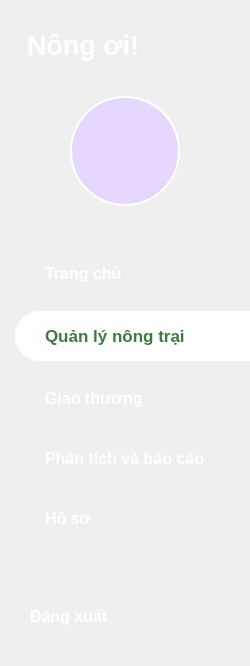
    <widget class="QFrame" name="sidebar">
     <property name="minimumSize">
      <size>
       <width>250</width>
       <height>0</height>
      </size>
     </property>
     <property name="maximumSize">
      <size>
       <width>250</width>
       <height>16777215</height>
      </size>
     </property>
     <property name="styleSheet">
      <string notr="true">QFrame#sidebar {
    background-color: #3E7B40;
}</string>
     </property>
     <layout class="QVBoxLayout" name="verticalLayout_sidebar">
      <property name="spacing">
       <number>15</number>
      </property>
      <property name="leftMargin">
       <number>0</number>
      </property>
      <property name="topMargin">
       <number>30</number>
      </property>
      <property name="rightMargin">
       <number>0</number>
      </property>
      <property name="bottomMargin">
       <number>30</number>
      </property>
      <item>
       <widget class="QLabel" name="lbl_logo">
        <property name="styleSheet">
         <string notr="true">color: white;
font-size: 20pt;
font-weight: bold;
padding-left: 20px;</string>
        </property>
        <property name="text">
         <string>Nông ơi!</string>
        </property>
       </widget>
      </item>
      <item>
       <spacer name="verticalSpacer_avatar_top">
        <property name="orientation">
         <enum>Qt::Vertical</enum>
        </property>
        <property name="sizeType">
         <enum>QSizePolicy::Fixed</enum>
        </property>
        <property name="sizeHint" stdset="0">
         <size>
          <width>20</width>
          <height>20</height>
         </size>
        </property>
       </spacer>
      </item>
      <item>
       <layout class="QHBoxLayout" name="avatar_layout">
        <item>
         <widget class="QLabel" name="lbl_avatar">
          <property name="minimumSize">
           <size>
            <width>110</width>
            <height>110</height>
           </size>
          </property>
          <property name="maximumSize">
           <size>
            <width>110</width>
            <height>110</height>
           </size>
          </property>
          <property name="styleSheet">
           <string notr="true">background-color: #E6D7FF; border-radius: 55px; border: 2px solid white;</string>
          </property>
          <property name="text">
           <string/>
          </property>
          <property name="pixmap">
           <pixmap>../Hình ảnh/icon_user_purple.png</pixmap>
          </property>
          <property name="scaledContents">
           <bool>true</bool>
          </property>
          <property name="alignment">
           <set>Qt::AlignCenter</set>
          </property>
         </widget>
        </item>
       </layout>
      </item>
      <item>
       <spacer name="verticalSpacer_menu_top">
        <property name="orientation">
         <enum>Qt::Vertical</enum>
        </property>
        <property name="sizeType">
         <enum>QSizePolicy::Fixed</enum>
        </property>
        <property name="sizeHint" stdset="0">
         <size>
          <width>20</width>
          <height>30</height>
         </size>
        </property>
       </spacer>
      </item>
      <item>
       <widget class="QPushButton" name="btn_menu_trang_chu">
        <property name="minimumSize">
         <size>
          <width>0</width>
          <height>45</height>
         </size>
        </property>
        <property name="cursor">
         <cursorShape>PointingHandCursor</cursorShape>
        </property>
        <property name="styleSheet">
         <string notr="true">QPushButton { background-color: transparent; color: white; font-size: 12pt; font-weight: bold; text-align: left; padding-left: 45px; border: none; } QPushButton:hover { color: #DDF3B9; }</string>
        </property>
        <property name="text">
         <string>Trang chủ</string>
        </property>
       </widget>
      </item>
      <item>
       <widget class="QPushButton" name="btn_menu_quan_ly">
        <property name="minimumSize">
         <size>
          <width>0</width>
          <height>50</height>
         </size>
        </property>
        <property name="cursor">
         <cursorShape>PointingHandCursor</cursorShape>
        </property>
        <property name="styleSheet">
         <string notr="true">QPushButton { background-color: #FFFFFF; color: #3E7B40; font-size: 13pt; font-weight: bold; text-align: left; padding-left: 30px; border: none; border-top-left-radius: 25px; border-bottom-left-radius: 25px; margin-left: 15px; }</string>
        </property>
        <property name="text">
         <string>Quản lý nông trại</string>
        </property>
       </widget>
      </item>
      <item>
       <widget class="QPushButton" name="btn_menu_giao_thuong">
        <property name="minimumSize">
         <size>
          <width>0</width>
          <height>45</height>
         </size>
        </property>
        <property name="cursor">
         <cursorShape>PointingHandCursor</cursorShape>
        </property>
        <property name="styleSheet">
         <string notr="true">QPushButton { background-color: transparent; color: white; font-size: 12pt; font-weight: bold; text-align: left; padding-left: 45px; border: none; } QPushButton:hover { color: #DDF3B9; }</string>
        </property>
        <property name="text">
         <string>Giao thương</string>
        </property>
       </widget>
      </item>
      <item>
       <widget class="QPushButton" name="btn_menu_phan_tich">
        <property name="minimumSize">
         <size>
          <width>0</width>
          <height>45</height>
         </size>
        </property>
        <property name="cursor">
         <cursorShape>PointingHandCursor</cursorShape>
        </property>
        <property name="styleSheet">
         <string notr="true">QPushButton { background-color: transparent; color: white; font-size: 12pt; font-weight: bold; text-align: left; padding-left: 45px; border: none; } QPushButton:hover { color: #DDF3B9; }</string>
        </property>
        <property name="text">
         <string>Phân tích và báo cáo</string>
        </property>
       </widget>
      </item>
      <item>
       <widget class="QPushButton" name="btn_menu_ho_so">
        <property name="minimumSize">
         <size>
          <width>0</width>
          <height>45</height>
         </size>
        </property>
        <property name="cursor">
         <cursorShape>PointingHandCursor</cursorShape>
        </property>
        <property name="styleSheet">
         <string notr="true">QPushButton { background-color: transparent; color: white; font-size: 12pt; font-weight: bold; text-align: left; padding-left: 45px; border: none; } QPushButton:hover { color: #DDF3B9; }</string>
        </property>
        <property name="text">
         <string>Hồ sơ</string>
        </property>
       </widget>
      </item>
      <item>
       <spacer name="verticalSpacer_sidebar_bottom">
        <property name="orientation">
         <enum>Qt::Vertical</enum>
        </property>
        <property name="sizeHint" stdset="0">
         <size>
          <width>20</width>
          <height>40</height>
         </size>
        </property>
       </spacer>
      </item>
      <item>
       <widget class="QPushButton" name="btn_dang_xuat">
        <property name="minimumSize">
         <size>
          <width>0</width>
          <height>40</height>
         </size>
        </property>
        <property name="cursor">
         <cursorShape>PointingHandCursor</cursorShape>
        </property>
        <property name="styleSheet">
         <string notr="true">QPushButton { background-color: transparent; color: white; font-size: 12pt; font-weight: bold; text-align: left; padding-left: 30px; border: none; } QPushButton:hover { color: #FFB3B3; }</string>
        </property>
        <property name="text">
         <string>Đăng xuất</string>
        </property>
       </widget>
      </item>
     </layout>
    </widget>
